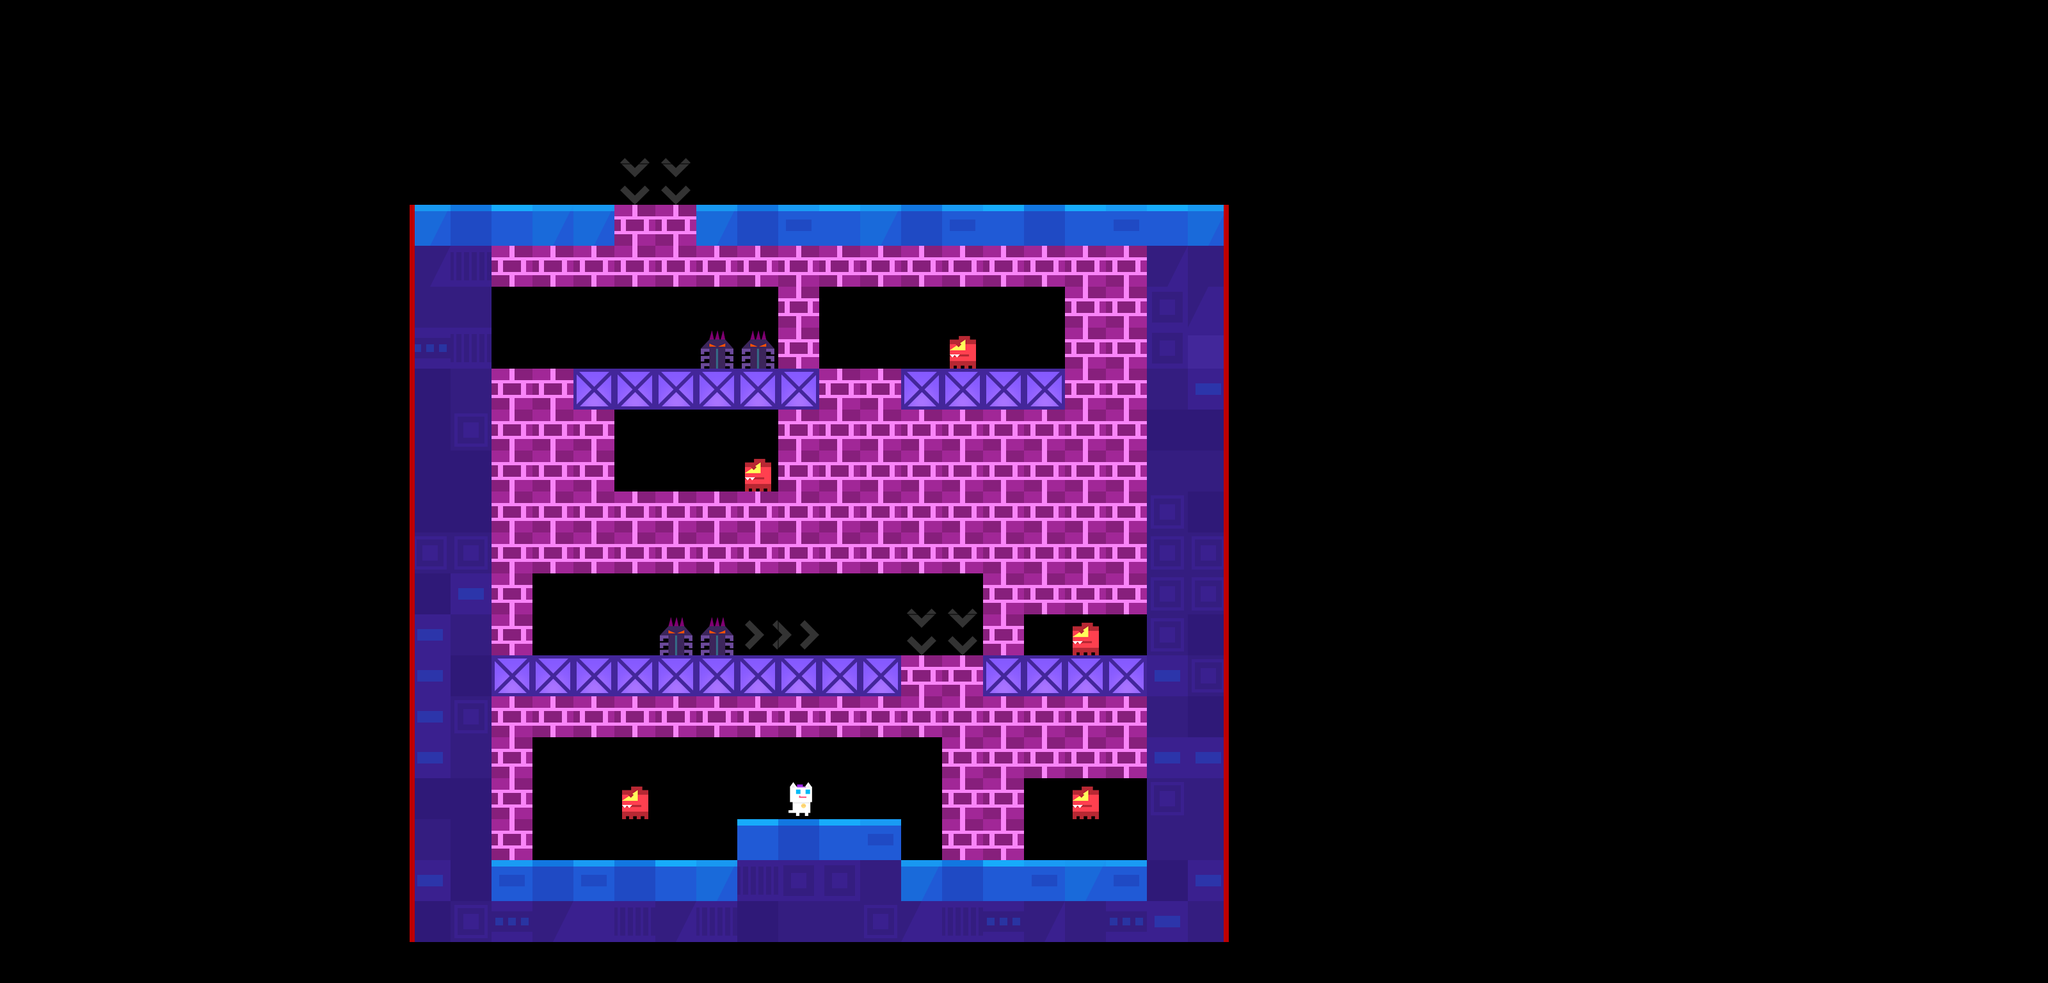

A 2D game scene composited from a Tiled map and its tileset images. What follows is a short description and the map's XML, with each tile layer's data collapsed to a summary:
An orthogonal 50x24 tile map with 64x64 px tiles, 4 tile layers (main, extra_monster1, extra_monster2, dangerous) and 62 objects (26x CameraYFreeze, 26x DeadZone, 5x enemy, 3x Event, player, ...).

<map version="1.0" orientation="orthogonal" renderorder="right-down" width="50" height="24" tilewidth="64" tileheight="64" nextobjectid="3530">
 <properties>
  <property name="Spider" value="2" />
  <property name="bg" value="lyBG8" />
  <property name="bgm" value="bgm_mini" />
 </properties>
 <tileset firstgid="1" name="forest" tilewidth="70" tileheight="70">
  <tileoffset x="-3" y="3" />
  <image source="forest.png" width="700" height="980" />
  <tile id="0">
   <properties>
    <property name="maxX" value="87" />
    <property name="maxY" value="63" />
    <property name="x" value="77" />
    <property name="y" value="61" />
   </properties>
  </tile>
 </tileset>
 <layer name="main" width="50" height="24">
  <data>[1200 cells, 280 non-empty, 22 distinct tile ids]</data>
 </layer>
 <layer name="extra_monster1" width="50" height="24">
  <properties>
   <property name="maxX" value="9" />
   <property name="maxY" value="8" />
   <property name="x" value="9" />
   <property name="y" value="5" />
  </properties>
  <data>[1200 cells, 0 non-empty, 0 distinct tile ids]</data>
 </layer>
 <layer name="extra_monster2" width="50" height="24">
  <properties>
   <property name="maxX" value="18" />
   <property name="maxY" value="8" />
   <property name="x" value="18" />
   <property name="y" value="4" />
  </properties>
  <data>[1200 cells, 0 non-empty, 0 distinct tile ids]</data>
 </layer>
 <objectgroup name="objConfig">
  <object id="3468" type="player" gid="120" x="832" y="320" />
  <object id="3501" name="-2,0,1,0" type="enemy" gid="101" x="960" y="1280" />
  <object id="3502" type="npc" gid="102" x="1216" y="1280" />
  <object id="3505" name="-3,0,2,0" type="enemy" gid="101" x="1472" y="576" />
  <object id="3506" name="-3,0,0,0" type="enemy" gid="101" x="1152" y="768" />
  <object id="3507" name="-1,0,1,0" type="enemy" gid="101" x="1664" y="1024" />
  <object id="3508" name="-1,0,1,0" type="enemy" gid="101" x="1664" y="1280" />
 </objectgroup>
 <objectgroup name="triggerConfig">
  <object id="3469" type="CameraYFreeze" gid="103" x="576" y="448" />
  <object id="3470" type="DeadZone" gid="104" x="576" y="704" />
  <object id="3471" type="DeadZone" gid="104" x="512" y="704" />
  <object id="3472" type="CameraYFreeze" gid="103" x="512" y="448" />
  <object id="3473" type="CameraYFreeze" gid="103" x="384" y="448" />
  <object id="3474" type="DeadZone" gid="104" x="384" y="704" />
  <object id="3475" type="DeadZone" gid="104" x="448" y="704" />
  <object id="3476" type="CameraYFreeze" gid="103" x="448" y="448" />
  <object id="3477" type="CameraYFreeze" gid="103" x="256" y="448" />
  <object id="3478" type="CameraYFreeze" gid="103" x="192" y="448" />
  <object id="3479" type="DeadZone" gid="104" x="256" y="704" />
  <object id="3480" type="CameraYFreeze" gid="103" x="128" y="448" />
  <object id="3481" type="DeadZone" gid="104" x="128" y="704" />
  <object id="3482" type="DeadZone" gid="104" x="320" y="704" />
  <object id="3483" type="DeadZone" gid="104" x="192" y="704" />
  <object id="3484" type="CameraYFreeze" gid="103" x="320" y="448" />
  <object id="3485" type="CameraYFreeze" gid="103" x="2048" y="448" />
  <object id="3486" type="CameraYFreeze" gid="103" x="2304" y="448" />
  <object id="3487" type="DeadZone" gid="104" x="2112" y="704" />
  <object id="3488" type="CameraYFreeze" gid="103" x="2240" y="448" />
  <object id="3489" type="DeadZone" gid="104" x="2304" y="704" />
  <object id="3490" type="CameraYFreeze" gid="103" x="1920" y="448" />
  <object id="3491" type="CameraYFreeze" gid="103" x="2176" y="448" />
  <object id="3492" type="DeadZone" gid="104" x="2176" y="704" />
  <object id="3493" type="DeadZone" gid="104" x="1984" y="704" />
  <object id="3494" type="DeadZone" gid="104" x="2048" y="704" />
  <object id="3495" type="CameraYFreeze" gid="103" x="2112" y="448" />
  <object id="3496" type="CameraYFreeze" gid="103" x="1984" y="448" />
  <object id="3497" type="DeadZone" gid="104" x="1920" y="704" />
  <object id="3498" type="DeadZone" gid="104" x="2368" y="704" />
  <object id="3499" type="DeadZone" gid="104" x="2240" y="704" />
  <object id="3500" type="CameraYFreeze" gid="103" x="2368" y="448" />
  <object id="3503" name="Story1" type="Event" gid="101" x="1280" y="1280" />
  <object id="3504" name="Story1" type="Event" gid="101" x="1344" y="1280" />
  <object id="3509" name="Story1" type="Event" gid="101" x="1152" y="1280" />
  <object id="3510" type="DeadZone" gid="104" x="64" y="704" />
  <object id="3511" type="CameraYFreeze" gid="103" x="0" y="448" />
  <object id="3512" type="DeadZone" gid="104" x="0" y="704" />
  <object id="3513" type="CameraYFreeze" gid="103" x="64" y="448" />
  <object id="3514" type="DeadZone" gid="104" x="2816" y="704" />
  <object id="3515" type="CameraYFreeze" gid="103" x="2496" y="448" />
  <object id="3516" type="DeadZone" gid="104" x="2496" y="704" />
  <object id="3517" type="CameraYFreeze" gid="103" x="2816" y="448" />
  <object id="3518" type="DeadZone" gid="104" x="2688" y="704" />
  <object id="3519" type="CameraYFreeze" gid="103" x="2752" y="448" />
  <object id="3520" type="CameraYFreeze" gid="103" x="2560" y="448" />
  <object id="3521" type="DeadZone" gid="104" x="2752" y="704" />
  <object id="3522" type="CameraYFreeze" gid="103" x="2624" y="448" />
  <object id="3523" type="DeadZone" gid="104" x="2560" y="704" />
  <object id="3524" type="CameraYFreeze" gid="103" x="2688" y="448" />
  <object id="3525" type="CameraYFreeze" gid="103" x="2880" y="448" />
  <object id="3526" type="CameraYFreeze" gid="103" x="2432" y="448" />
  <object id="3527" type="DeadZone" gid="104" x="2880" y="704" />
  <object id="3528" type="DeadZone" gid="104" x="2432" y="704" />
  <object id="3529" type="DeadZone" gid="104" x="2624" y="704" />
 </objectgroup>
 <layer name="dangerous" width="50" height="24">
  <data>[1200 cells, 46 non-empty, 5 distinct tile ids]</data>
 </layer>
</map>
